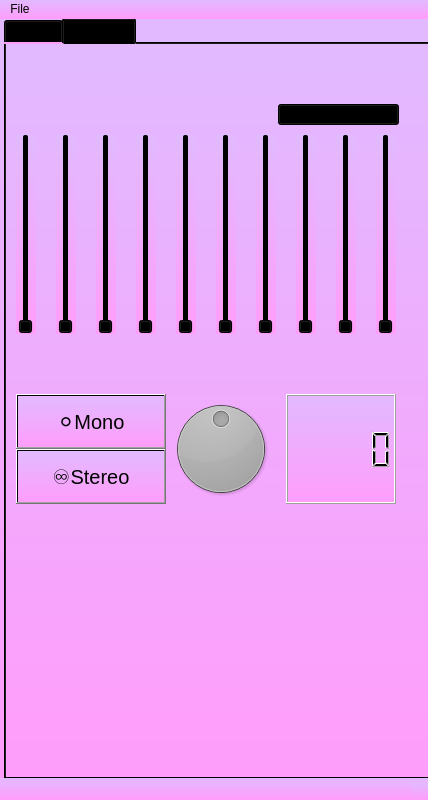
<?xml version="1.0" encoding="UTF-8"?>
<ui version="4.0">
 <class>MainWindow</class>
 <widget class="QMainWindow" name="MainWindow">
  <property name="geometry">
   <rect>
    <x>0</x>
    <y>0</y>
    <width>428</width>
    <height>800</height>
   </rect>
  </property>
  <property name="cursor">
   <cursorShape>ArrowCursor</cursorShape>
  </property>
  <property name="mouseTracking">
   <bool>false</bool>
  </property>
  <property name="windowTitle">
   <string>CryptoPyPlayer</string>
  </property>
  <property name="styleSheet">
   <string notr="true">background-color: qlineargradient(spread:pad, x1:1, y1:1, x2:1, y2:0.0227273, stop:0 rgb(255, 157, 251), stop:1 rgb(226, 185, 255))</string>
  </property>
  <widget class="QWidget" name="centralwidget">
   <widget class="QTabWidget" name="tabWidget">
    <property name="geometry">
     <rect>
      <x>4</x>
      <y>-1</y>
      <width>431</width>
      <height>761</height>
     </rect>
    </property>
    <property name="styleSheet">
     <string notr="true"/>
    </property>
    <property name="currentIndex">
     <number>1</number>
    </property>
    <widget class="QWidget" name="tab">
     <attribute name="title">
      <string>Player</string>
     </attribute>
     <widget class="QPushButton" name="pushButton_next">
      <property name="geometry">
       <rect>
        <x>340</x>
        <y>200</y>
        <width>80</width>
        <height>80</height>
       </rect>
      </property>
      <property name="font">
       <font>
        <family>Yu Gothic UI Semibold</family>
        <pointsize>30</pointsize>
        <weight>75</weight>
        <bold>true</bold>
       </font>
      </property>
      <property name="styleSheet">
       <string notr="true">background-color:qlineargradient(spread:pad, x1:0, y1:0, x2:1, y2:0, stop:0 rgba(176, 71, 203, 255), stop:1 rgba(147, 110, 255, 255))</string>
      </property>
      <property name="text">
       <string>⏭️</string>
      </property>
     </widget>
     <widget class="QPushButton" name="pushButton_prev5sec">
      <property name="geometry">
       <rect>
        <x>80</x>
        <y>200</y>
        <width>80</width>
        <height>80</height>
       </rect>
      </property>
      <property name="font">
       <font>
        <family>Yu Gothic UI Semibold</family>
        <pointsize>30</pointsize>
        <weight>75</weight>
        <bold>true</bold>
       </font>
      </property>
      <property name="styleSheet">
       <string notr="true">background-color:qlineargradient(spread:pad, x1:0, y1:0, x2:1, y2:0, stop:0 rgba(176, 71, 203, 255), stop:1 rgba(147, 110, 255, 255))</string>
      </property>
      <property name="text">
       <string>⏪</string>
      </property>
     </widget>
     <widget class="QPushButton" name="pushButton_pause">
      <property name="geometry">
       <rect>
        <x>160</x>
        <y>190</y>
        <width>100</width>
        <height>100</height>
       </rect>
      </property>
      <property name="font">
       <font>
        <family>Yu Gothic UI Semibold</family>
        <pointsize>45</pointsize>
        <weight>75</weight>
        <bold>true</bold>
       </font>
      </property>
      <property name="styleSheet">
       <string notr="true">background-color:qlineargradient(spread:pad, x1:0.0746269, y1:0.722, x2:1, y2:0, stop:0 rgba(147, 110, 255, 255), stop:1 rgba(176, 71, 203, 255));
border-radius: 10px
</string>
      </property>
      <property name="text">
       <string>🎶</string>
      </property>
     </widget>
     <widget class="QPushButton" name="pushButton_next5sec">
      <property name="geometry">
       <rect>
        <x>260</x>
        <y>200</y>
        <width>80</width>
        <height>80</height>
       </rect>
      </property>
      <property name="font">
       <font>
        <family>Yu Gothic UI Semibold</family>
        <pointsize>30</pointsize>
        <weight>75</weight>
        <bold>true</bold>
       </font>
      </property>
      <property name="styleSheet">
       <string notr="true">background-color:qlineargradient(spread:pad, x1:0, y1:0, x2:1, y2:0, stop:0 rgba(147, 110, 255, 255), stop:1 rgba(176, 71, 203, 255))</string>
      </property>
      <property name="text">
       <string>⏩</string>
      </property>
     </widget>
     <widget class="QPushButton" name="pushButton_prev">
      <property name="geometry">
       <rect>
        <x>0</x>
        <y>200</y>
        <width>80</width>
        <height>80</height>
       </rect>
      </property>
      <property name="font">
       <font>
        <family>Yu Gothic UI Semibold</family>
        <pointsize>30</pointsize>
        <weight>75</weight>
        <bold>true</bold>
       </font>
      </property>
      <property name="styleSheet">
       <string notr="true">background-color:qlineargradient(spread:pad, x1:0, y1:0, x2:1, y2:0, stop:0 rgba(147, 110, 255, 255), stop:1 rgba(176, 71, 203, 255))</string>
      </property>
      <property name="text">
       <string>⏮️</string>
      </property>
     </widget>
     <widget class="QSlider" name="music_Slider">
      <property name="geometry">
       <rect>
        <x>3</x>
        <y>110</y>
        <width>415</width>
        <height>22</height>
       </rect>
      </property>
      <property name="sizeIncrement">
       <size>
        <width>10</width>
        <height>10</height>
       </size>
      </property>
      <property name="styleSheet">
       <string notr="true">background-color:qlineargradient(spread:pad, x1:0, y1:0, x2:1, y2:0, stop:0 rgba(207, 128, 255), stop:1 rgb(120, 2, 255));
 border-radius: 10px; </string>
      </property>
      <property name="orientation">
       <enum>Qt::Horizontal</enum>
      </property>
     </widget>
     <widget class="QTimeEdit" name="timeEdit_1">
      <property name="geometry">
       <rect>
        <x>-10</x>
        <y>150</y>
        <width>70</width>
        <height>22</height>
       </rect>
      </property>
      <property name="wrapping">
       <bool>false</bool>
      </property>
      <property name="frame">
       <bool>false</bool>
      </property>
      <property name="alignment">
       <set>Qt::AlignRight|Qt::AlignTrailing|Qt::AlignVCenter</set>
      </property>
      <property name="buttonSymbols">
       <enum>QAbstractSpinBox::NoButtons</enum>
      </property>
     </widget>
     <widget class="QTimeEdit" name="timeEdit_2">
      <property name="geometry">
       <rect>
        <x>100</x>
        <y>150</y>
        <width>70</width>
        <height>22</height>
       </rect>
      </property>
      <property name="wrapping">
       <bool>false</bool>
      </property>
      <property name="frame">
       <bool>false</bool>
      </property>
      <property name="buttonSymbols">
       <enum>QAbstractSpinBox::NoButtons</enum>
      </property>
     </widget>
     <widget class="QLabel" name="label">
      <property name="geometry">
       <rect>
        <x>70</x>
        <y>140</y>
        <width>21</width>
        <height>31</height>
       </rect>
      </property>
      <property name="font">
       <font>
        <pointsize>15</pointsize>
       </font>
      </property>
      <property name="text">
       <string>/</string>
      </property>
      <property name="alignment">
       <set>Qt::AlignCenter</set>
      </property>
     </widget>
     <widget class="QSlider" name="volume_Slider">
      <property name="geometry">
       <rect>
        <x>255</x>
        <y>150</y>
        <width>160</width>
        <height>22</height>
       </rect>
      </property>
      <property name="styleSheet">
       <string notr="true">background-color:qlineargradient(spread:pad, x1:0, y1:0, x2:1, y2:0, stop:0 rgba(207, 128, 255), stop:1 rgb(120, 2, 255));
 border-radius: 10px; </string>
      </property>
      <property name="value">
       <number>75</number>
      </property>
      <property name="orientation">
       <enum>Qt::Horizontal</enum>
      </property>
     </widget>
     <widget class="QPushButton" name="pushButton_repeat">
      <property name="geometry">
       <rect>
        <x>0</x>
        <y>670</y>
        <width>60</width>
        <height>50</height>
       </rect>
      </property>
      <property name="font">
       <font>
        <pointsize>20</pointsize>
       </font>
      </property>
      <property name="styleSheet">
       <string notr="true">background-color:qlineargradient(spread:pad, x1:0, y1:0, x2:1, y2:0, stop:0 rgba(147, 110, 255, 255), stop:1 rgba(176, 71, 203, 255))</string>
      </property>
      <property name="text">
       <string>🔁</string>
      </property>
     </widget>
     <widget class="QPushButton" name="pushButton_shuffle">
      <property name="geometry">
       <rect>
        <x>60</x>
        <y>670</y>
        <width>60</width>
        <height>50</height>
       </rect>
      </property>
      <property name="font">
       <font>
        <pointsize>20</pointsize>
       </font>
      </property>
      <property name="styleSheet">
       <string notr="true">background-color:qlineargradient(spread:pad, x1:0, y1:0, x2:1, y2:0, stop:0 rgba(176, 71, 203, 255), stop:1 rgba(147, 110, 255, 255))</string>
      </property>
      <property name="text">
       <string>🔀</string>
      </property>
     </widget>
     <widget class="QListWidget" name="listWidget">
      <property name="geometry">
       <rect>
        <x>0</x>
        <y>300</y>
        <width>420</width>
        <height>361</height>
       </rect>
      </property>
      <property name="styleSheet">
       <string notr="true">background-color:qlineargradient(spread:pad, x1:0.0199005, y1:0.625, x2:1, y2:0, stop:0 rgba(201, 99, 255, 255), stop:0.970149 rgba(255, 255, 255, 255))</string>
      </property>
     </widget>
     <widget class="QWidget" name="widget_visual" native="true">
      <property name="geometry">
       <rect>
        <x>0</x>
        <y>10</y>
        <width>415</width>
        <height>90</height>
       </rect>
      </property>
     </widget>
    </widget>
    <widget class="QWidget" name="tab_2">
     <attribute name="title">
      <string>Equalizer</string>
     </attribute>
     <widget class="QPushButton" name="pushButton_mono">
      <property name="geometry">
       <rect>
        <x>10</x>
        <y>350</y>
        <width>150</width>
        <height>55</height>
       </rect>
      </property>
      <property name="font">
       <font>
        <pointsize>15</pointsize>
       </font>
      </property>
      <property name="text">
       <string>⚪Mono</string>
      </property>
     </widget>
     <widget class="QPushButton" name="pushButton_stereo">
      <property name="geometry">
       <rect>
        <x>10</x>
        <y>405</y>
        <width>150</width>
        <height>55</height>
       </rect>
      </property>
      <property name="font">
       <font>
        <pointsize>15</pointsize>
       </font>
      </property>
      <property name="text">
       <string>♾Stereo</string>
      </property>
     </widget>
     <widget class="QSlider" name="equ_1">
      <property name="geometry">
       <rect>
        <x>10</x>
        <y>90</y>
        <width>20</width>
        <height>200</height>
       </rect>
      </property>
      <property name="orientation">
       <enum>Qt::Vertical</enum>
      </property>
     </widget>
     <widget class="QSlider" name="equ_2">
      <property name="geometry">
       <rect>
        <x>50</x>
        <y>90</y>
        <width>20</width>
        <height>200</height>
       </rect>
      </property>
      <property name="orientation">
       <enum>Qt::Vertical</enum>
      </property>
     </widget>
     <widget class="QSlider" name="equ_3">
      <property name="geometry">
       <rect>
        <x>90</x>
        <y>90</y>
        <width>20</width>
        <height>200</height>
       </rect>
      </property>
      <property name="orientation">
       <enum>Qt::Vertical</enum>
      </property>
     </widget>
     <widget class="QSlider" name="equ_4">
      <property name="geometry">
       <rect>
        <x>130</x>
        <y>90</y>
        <width>20</width>
        <height>200</height>
       </rect>
      </property>
      <property name="orientation">
       <enum>Qt::Vertical</enum>
      </property>
     </widget>
     <widget class="QSlider" name="equ_5">
      <property name="geometry">
       <rect>
        <x>170</x>
        <y>90</y>
        <width>20</width>
        <height>200</height>
       </rect>
      </property>
      <property name="orientation">
       <enum>Qt::Vertical</enum>
      </property>
     </widget>
     <widget class="QSlider" name="equ_6">
      <property name="geometry">
       <rect>
        <x>210</x>
        <y>90</y>
        <width>20</width>
        <height>200</height>
       </rect>
      </property>
      <property name="orientation">
       <enum>Qt::Vertical</enum>
      </property>
     </widget>
     <widget class="QSlider" name="equ_7">
      <property name="geometry">
       <rect>
        <x>250</x>
        <y>90</y>
        <width>20</width>
        <height>200</height>
       </rect>
      </property>
      <property name="orientation">
       <enum>Qt::Vertical</enum>
      </property>
     </widget>
     <widget class="QSlider" name="equ_8">
      <property name="geometry">
       <rect>
        <x>290</x>
        <y>90</y>
        <width>20</width>
        <height>200</height>
       </rect>
      </property>
      <property name="orientation">
       <enum>Qt::Vertical</enum>
      </property>
     </widget>
     <widget class="QSlider" name="equ_9">
      <property name="geometry">
       <rect>
        <x>330</x>
        <y>90</y>
        <width>20</width>
        <height>200</height>
       </rect>
      </property>
      <property name="orientation">
       <enum>Qt::Vertical</enum>
      </property>
     </widget>
     <widget class="QSlider" name="equ_10">
      <property name="geometry">
       <rect>
        <x>370</x>
        <y>90</y>
        <width>20</width>
        <height>200</height>
       </rect>
      </property>
      <property name="orientation">
       <enum>Qt::Vertical</enum>
      </property>
     </widget>
     <widget class="QLCDNumber" name="equ_lcdNumber">
      <property name="geometry">
       <rect>
        <x>280</x>
        <y>350</y>
        <width>110</width>
        <height>110</height>
       </rect>
      </property>
     </widget>
     <widget class="QDial" name="equ_dial">
      <property name="geometry">
       <rect>
        <x>160</x>
        <y>350</y>
        <width>110</width>
        <height>110</height>
       </rect>
      </property>
      <property name="minimum">
       <number>-20</number>
      </property>
      <property name="maximum">
       <number>20</number>
      </property>
     </widget>
     <widget class="QComboBox" name="equ_presets_comboBox">
      <property name="geometry">
       <rect>
        <x>272</x>
        <y>60</y>
        <width>121</width>
        <height>21</height>
       </rect>
      </property>
      <item>
       <property name="text">
        <string>Default</string>
       </property>
      </item>
     </widget>
    </widget>
   </widget>
  </widget>
  <widget class="QMenuBar" name="menubar">
   <property name="geometry">
    <rect>
     <x>0</x>
     <y>0</y>
     <width>428</width>
     <height>26</height>
    </rect>
   </property>
   <widget class="QMenu" name="menuFile">
    <property name="title">
     <string>File</string>
    </property>
    <addaction name="actionAdd_folder"/>
   </widget>
   <addaction name="menuFile"/>
  </widget>
  <widget class="QStatusBar" name="statusbar"/>
  <action name="actionAdd_folder">
   <property name="text">
    <string>Add folder</string>
   </property>
  </action>
 </widget>
 <resources/>
 <connections/>
</ui>
